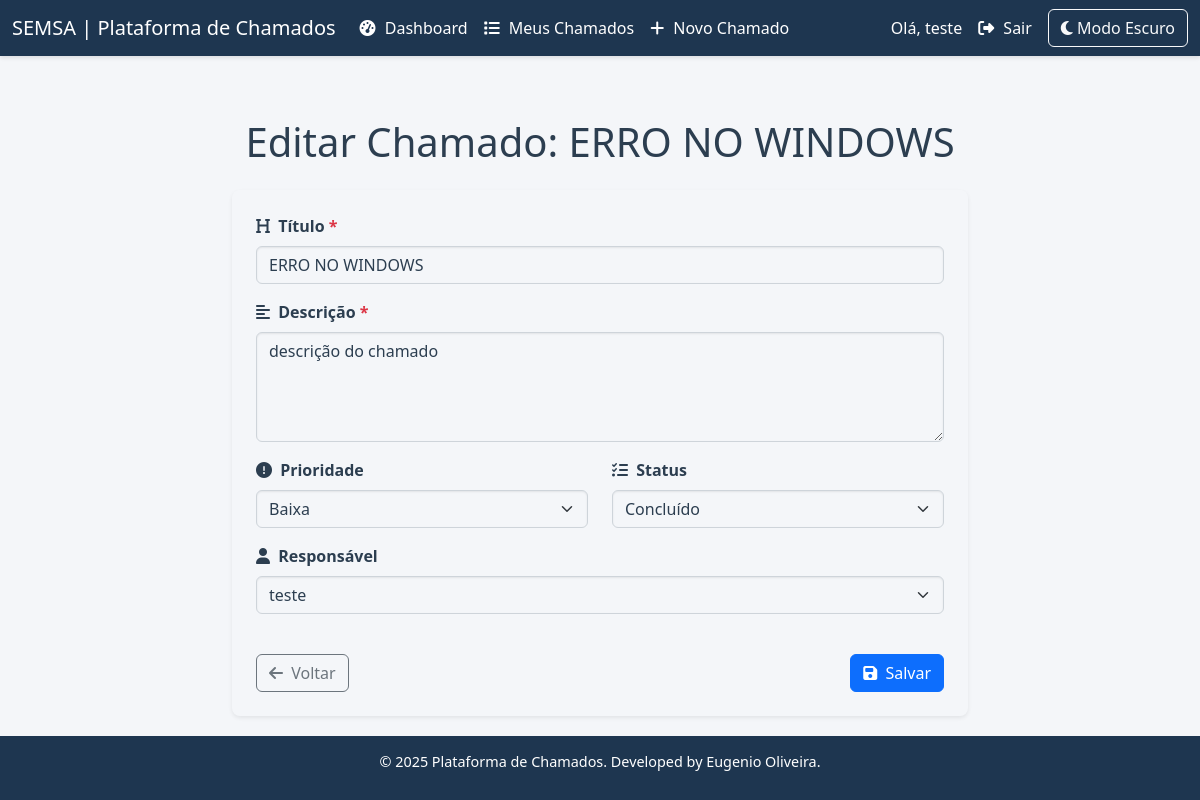
The app's page /editar/2/ (signed in) with its own data.
### tickets/models.py (models this page shows, shortened)
class Chamado(models.Model):
    PRIORIDADES = (
        ('BAIXA', 'Baixa'),
        ('MEDIA', 'Média'),
        ('ALTA', 'Alta'),
    )
    STATUS = (
        ('ABERTO', 'Aberto'),
        ('ANDAMENTO', 'Em Andamento'),
        ('CONCLUIDO', 'Concluído'),
    )
    titulo = models.CharField(max_length=100)
    descricao = models.TextField()
    prioridade = models.CharField(max_length=10, choices=PRIORIDADES, default='MEDIA')
    status = models.CharField(max_length=10, choices=STATUS, default='ABERTO')
    criado_em = models.DateTimeField(auto_now_add=True)
    usuario = models.ForeignKey(User, on_delete=models.CASCADE, related_name='chamados')
    responsavel = models.ForeignKey(User, on_delete=models.SET_NULL, null=True, blank=True, related_name='responsavel_chamados')

### tickets/views.py (the view)
# urls.py: path('editar/<int:id>/', views.editar_chamado, name='editar_chamado'),
@login_required
def editar_chamado(request, id):
    chamado = get_object_or_404(Chamado, Q(id=id) & (Q(usuario=request.user) | Q(responsavel=request.user)))
    status_antigo = chamado.status
    prioridade_antiga = chamado.prioridade
    responsavel_antigo = chamado.responsavel
    if request.method == 'POST':
        form = ChamadoForm(request.POST, instance=chamado)
        if form.is_valid():
            chamado = form.save(commit=False)
            chamado.usuario = chamado.usuario  # Mantém o criador original
            chamado.save()
            if status_antigo != chamado.status:
                Historico.objects.create(
                    chamado=chamado,
                    campo='status',
                    valor_antigo=status_antigo,
                    valor_novo=chamado.status,
                    alterado_por=request.user
                )
            if prioridade_antiga != chamado.prioridade:
                Historico.objects.create(
                    chamado=chamado,
                    campo='prioridade',
                    valor_antigo=prioridade_antiga,
                    valor_novo=chamado.prioridade,
                    alterado_por=request.user
                )
            if (responsavel_antigo.id if responsavel_antigo else None) != (chamado.responsavel.id if chamado.responsavel else None):
                Historico.objects.create(
                    chamado=chamado,
                    campo='responsavel',
                    valor_antigo=responsavel_antigo.username if responsavel_antigo else None,
                    valor_novo=chamado.responsavel.username if chamado.responsavel else None,
                    alterado_por=request.user
                )
            return redirect('detalhes_chamado', id=chamado.id)
        else:
            pass
    else:
        form = ChamadoForm(instance=chamado)
    usuarios = User.objects.all()
    return render(request, 'tickets/editar_chamado.html', {
        'form': form,
        'usuarios': usuarios,
        'chamado': chamado
    })

### tickets/forms.py
class ChamadoForm(forms.ModelForm):
    responsavel = forms.ModelChoiceField(
        queryset=User.objects.all(),
        required=False,
        empty_label="Nenhum"
    )
    class Meta:
        model = Chamado
        fields = ['titulo', 'descricao', 'prioridade', 'status', 'responsavel']

### tickets/templates/tickets/editar_chamado.html (shortened to what this page needs)
{% extends 'base.html' %}
{% load widget_tweaks %}
{% block content %}
<div class="container mt-5">
    <div class="row justify-content-center">
        <div class="col-md-8">
            <h1 class="mb-4 text-center">Editar Chamado: {{ chamado.titulo }}</h1>
            <form method="post" class="card p-4 shadow-sm border-0" style="background-color: var(--bg-secondary); color: var(--text-color);">
                <div class="row">
                    <div class="col-md-12 mb-3">
                        <label for="id_titulo" class="form-label fw-bold">
                            <i class="fas fa-heading me-1"></i> Título <span class="text-danger">*</span>
                        </label>
                        {{ form.titulo|add_class:"form-control"|attr:"placeholder:Título do chamado" }}
                    </div>
                    <div class="col-md-12 mb-3">
                        <label for="id_descricao" class="form-label fw-bold">
                            <i class="fas fa-align-left me-1"></i> Descrição <span class="text-danger">*</span>
                        </label>
                        {{ form.descricao|add_class:"form-control"|attr:"rows:4"|attr:"placeholder:Descreva o problema ou solicitação" }}
                    </div>
                    <div class="col-md-6 mb-3">
                        <label for="id_prioridade" class="form-label fw-bold">
                            <i class="fas fa-exclamation-circle me-1"></i> Prioridade
                        </label>
                        {{ form.prioridade|add_class:"form-select" }}
                    </div>
                    <div class="col-md-6 mb-3">
                        <label for="id_status" class="form-label fw-bold">
                            <i class="fas fa-tasks me-1"></i> Status
                        </label>
                        {{ form.status|add_class:"form-select" }}
                    </div>
                    <div class="col-md-12 mb-3">
                        <label for="id_responsavel" class="form-label fw-bold">
                            <i class="fas fa-user me-1"></i> Responsável
                        </label>
                        {{ form.responsavel|add_class:"form-select" }}
                    </div>
                </div>
                <div class="d-flex justify-content-between mt-4">
                    <a href="{% url 'detalhes_chamado' chamado.id %}" class="btn btn-outline-secondary">
                        <i class="fas fa-arrow-left me-1"></i> Voltar
                    </a>
                    <button type="submit" class="btn btn-primary">
                        <i class="fas fa-save me-1"></i> Salvar
                    </button>
                </div>
            </form>
        </div>
    </div>
</div>
{% endblock %}

### tickets/templates/base.html (shortened to what this page needs)
<!DOCTYPE html>
<html lang="pt-br" data-theme="light">
<head>
    <link href="https://cdn.jsdelivr.net/npm/bootstrap@5.3.3/dist/css/bootstrap.min.css" rel="stylesheet">
    <link rel="stylesheet" href="https://cdnjs.cloudflare.com/ajax/libs/font-awesome/6.5.1/css/all.min.css">
</head>
<body>
    <nav class="navbar navbar-expand-lg navbar-dark">
        <div class="container-fluid">
            <a class="navbar-brand" href="{% url 'dashboard' %}">SEMSA | Plataforma de Chamados</a>
            <div class="collapse navbar-collapse" id="navbarNav">
                <ul class="navbar-nav me-auto mb-2 mb-lg-0">
                    <li class="nav-item">
                        <a class="nav-link {% if request.path == '/dashboard/' %}active{% endif %}" href="{% url 'dashboard' %}">
                            <i class="fas fa-tachometer-alt"></i> <span>Dashboard</span>
                        </a>
                    </li>
                    <li class="nav-item">
                        <a class="nav-link {% if request.path == '/listar/' %}active{% endif %}" href="{% url 'listar_chamados' %}">
                            <i class="fas fa-list"></i> <span>Meus Chamados</span>
                        </a>
                    </li>
                    <li class="nav-item">
                        <a class="nav-link {% if request.path == '/novo/' %}active{% endif %}" href="{% url 'criar_chamado' %}">
                            <i class="fas fa-plus"></i> <span>Novo Chamado</span>
                        </a>
                    </li>
                </ul>
                <ul class="navbar-nav ms-auto align-items-center">
                    {% if user.is_authenticated %}
                    <li class="nav-item">
                        <span class="nav-link">Olá, {{ user.username }}</span>
                    </li>
                    <li class="nav-item">
                        <a class="nav-link" href="{% url 'logout' %}"><i class="fas fa-sign-out-alt"></i> <span>Sair</span></a>
                    </li>
                    {% else %}
                    <li class="nav-item">
                        <a class="nav-link" href="{% url 'login' %}"><i class="fas fa-sign-in-alt"></i> <span>Entrar</span></a>
                    </li>
                    {% endif %}
                    <li class="nav-item">
                        <button id="theme-toggle" class="btn btn-outline-light ms-2">
                            <i class="fas fa-moon"></i> <span class="d-none d-md-inline">Modo Escuro</span>
                        </button>
                    </li>
                </ul>
            </div>
        </div>
    </nav>
    <div class="main-content" id="main-content">
        {% block content %}{% endblock %}
    </div>
    <footer>
        <p>© 2025 Plataforma de Chamados. Developed by Eugenio Oliveira.</p>
    </footer>
</body>
</html>

### tickets/templates/base.html (style rules this page uses)
:root, [data-theme="light"] { --text-color: #2c3e50; --bg-primary: #1e3650; --bg-hover: #3498db; --text-hover: #ffffff; --content-bg: #f4f6f9; }
body { display: flex; flex-direction: column; min-height: 100vh; background-color: var(--content-bg); font-family: 'Segoe UI', Tahoma, Geneva, Verdana, sans-serif; color: var(--text-color); margin: 0; transition: background-color 0.3s, color 0.3s; }
.navbar { background-color: var(--bg-primary); position: fixed; top: 0; left: 0; width: 100%; z-index: 1030; box-shadow: 0 2px 4px rgba(0, 0, 0, 0.1); }
.navbar-brand, .navbar .nav-link { color: var(--text-hover) !important; }
.navbar .nav-link i { margin-right: 5px; }
.main-content { padding: 70px 20px 20px; width: 100%; }
footer { background-color: var(--bg-primary); color: var(--text-hover); padding: 15px 0; text-align: center; font-size: 0.9rem; }

### tickets/templates/tickets/editar_chamado.html (style rules this page uses)
.form-control, .form-select { border-radius: 0.375rem; box-shadow: inset 0 1px 2px rgba(0, 0, 0, 0.075); background-color: var(--content-bg); color: var(--text-color); border-color: #ced4da; }
.card { border-radius: 0.5rem; transition: background-color 0.3s, color 0.3s; }

### records on screen
Chamado: titulo "ERRO NO WINDOWS", descricao "descrição do chamado", prioridade "Baixa", status "Concluído", responsavel "teste"

### other values on screen
{{ user.username }} "teste"
